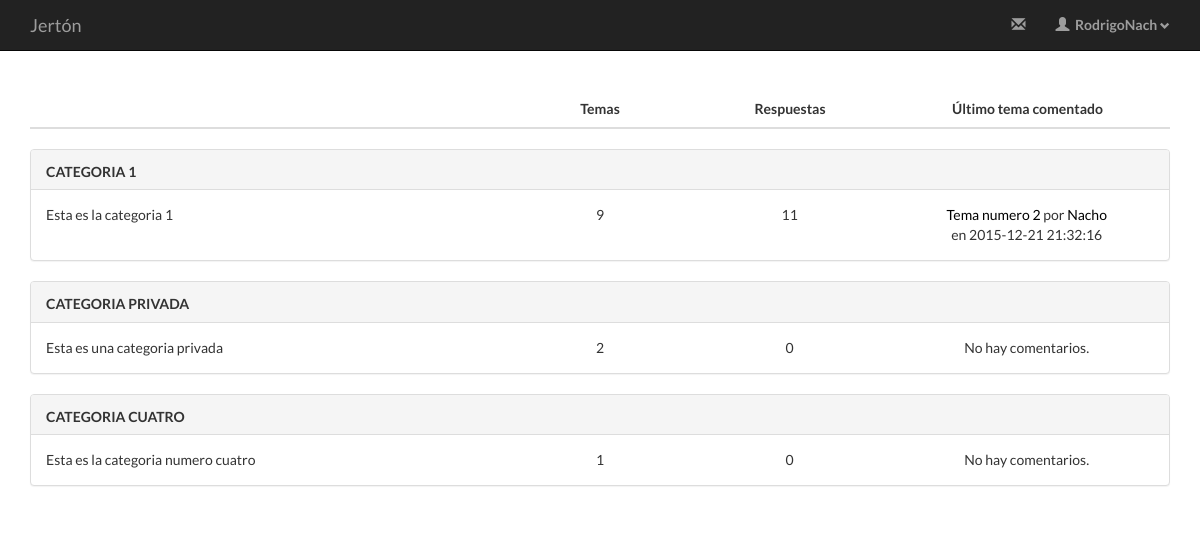
Screenshot of / (signed in) with the database file from the repository.
### tables this page shows
CREATE TABLE `CATEGORIAS` (
  `id` int(11) NOT NULL,
  `titulo` varchar(45) NOT NULL,
  `descripcion` text NOT NULL,
  `tipo` tinyint(1) NOT NULL
);

CREATE TABLE `TEMAS` (
  `id` int(11) NOT NULL,
  `titulo` varchar(45) NOT NULL,
  `contenido` text NOT NULL,
  `tipo` tinyint(1) NOT NULL,
  `fecha` timestamp NOT NULL DEFAULT CURRENT_TIMESTAMP,
  `usuario_id` int(11) NOT NULL,
  `categoria_id` int(11) NOT NULL
);

CREATE TABLE `USUARIOS` (
  `id` int(11) NOT NULL,
  `nickname` varchar(16) NOT NULL,
  `nombre` varchar(16) NOT NULL,
  `password` varchar(16) NOT NULL,
  `sexo` char(1) NOT NULL,
  `fecha_nacimiento` date NOT NULL,
  `fecha_registro` timestamp NOT NULL DEFAULT CURRENT_TIMESTAMP,
  `url_avatar` text,
  `tipo_id` int(11) NOT NULL
);

### panel-total.php (the view, shortened to what this page needs)
<?php include_once("conexion.php");
	$cargo = $_SESSION['cargo'];
?>
<div class="container">
	  		<table class="table table-hover">
		      	<thead>
			        <tr id="cabecera-categorias">
			          	<th class="col-xs-2 col-md-5"></th>
			          	<th class="col-md-2">Temas</th>
			          	<th class="col-md-2">Respuestas</th>
			          	<th class="col-xs-4 col-md-3">Último tema comentado</th>
			        </tr>
		      	</thead>
		    </table>
			<?php
	  			$todas_categorias = $mysqli->query("SELECT * FROM CATEGORIAS");
	  			while ($fila = $todas_categorias->fetch_assoc()) {
	  				$cant_temas = $mysqli->query("SELECT count(*) FROM TEMAS WHERE categoria_id=".$fila['id']."");
	  				$temas_cantidad = $cant_temas->fetch_array();
	  				$cant_comentarios = $mysqli->query("SELECT count(*) FROM COMENTARIOS,TEMAS,CATEGORIAS WHERE COMENTARIOS.tema_id=TEMAS.id AND TEMAS.categoria_id=CATEGORIAS.id AND CATEGORIAS.id=".$fila['id']."");
					$comentarios_cantidad = $cant_comentarios->fetch_array();
					$resultado = $mysqli->query("SELECT COMENTARIOS.usuario_id,COMENTARIOS.tema_id, COMENTARIOS.fecha_creacion FROM COMENTARIOS,TEMAS,CATEGORIAS WHERE COMENTARIOS.fecha_creacion=(SELECT max(fecha_creacion) from COMENTARIOS, TEMAS, CATEGORIAS WHERE COMENTARIOS.tema_id=TEMAS.id AND TEMAS.categoria_id=CATEGORIAS.id AND CATEGORIAS.id=".$fila['id']." ) AND COMENTARIOS.tema_id=TEMAS.id AND TEMAS.categoria_id=CATEGORIAS.id AND CATEGORIAS.id=".$fila['id']."");
					if($resultado->num_rows >0){
						$resultado_procesado = $resultado->fetch_array();
						$id_usuario = $resultado_procesado[0];
						$id_tema = $resultado_procesado[1];
						$fecha_ultima = $resultado_procesado[2];
						$tema_titulo = $mysqli->query("SELECT titulo FROM TEMAS WHERE id=".$id_tema."");
						if($tema_titulo->num_rows >0){
							$titulo = $tema_titulo->fetch_array();
						}
						$usuario_nickname = $mysqli->query("SELECT nickname FROM USUARIOS WHERE id=".$id_usuario."");
						if($usuario_nickname->num_rows >0){
							$nickname = $usuario_nickname->fetch_array();
						}
						$ultimo_comentario = '<div class="col-md-3"><a href="tema.php?id='.$id_tema.'">'.mb_strimwidth($titulo[0], 0, 16, "...").'</a> por <a href="perfil.php?id='.$id_usuario.'">'.$nickname[0].'</a> <br>en '.$fecha_ultima.'</div>';
					}else{
						$ultimo_comentario = '<div class="col-md-3">No hay comentarios.</div>';
					}
					if($cargo=='Administrador'){
						$boton = '<button class="btn btn-xs btn-danger btn-eliminar-cat pull-right" data-toggle="modal" data-target="#myModal" cat='.$fila["id"].'>Eliminar</button>';
					}else{
						$boton = '';
					}
					echo 	'<div class="panel panel-default panel-categoria">
								<div class="panel-heading">
							  		<h3 class="panel-title pull-left"><a href="categoria.php?id='.$fila["id"].'">'.$fila["titulo"].'</a></h3>
							        '.$boton.'
							        <div class="clearfix"></div>
							  	</div>
							 	<div class="panel-body">
							 		<div class="row">
							 			<div class="col-md-5">
							 				'.$fila["descripcion"].'
							 			</div>
							 			<div class="col-md-2">'.$temas_cantidad[0].'</div>
							 			<div class="col-md-2">'.$comentarios_cantidad[0].'</div>
							 			'.$ultimo_comentario.'
							 		</div>
							 	</div>
							 </div>';
				}
	  		?>
</div>

### css/style.css (style rules this page uses)
body { font-family: 'Lato', sans-serif; }
a { color: #000; }
#cabecera-categorias th { text-align: center; }
.panel-categoria .panel-body div:nth-child(2),.panel-categoria .panel-body div:nth-child(3) { text-align: center; }
.panel-categoria .panel-body div:nth-child(4) { text-align: center; }
.panel-categoria .panel-heading h3 { text-transform: uppercase; font-size: 14px; font-weight: 700; padding-top: 4px; }

### rows the page displays
categorias: titulo "CATEGORIA 1", descripcion "Esta es la categoria 1", temas_cantidad "9", comentarios_cantidad "11", temas.titulo "Tema numero 2", usuarios.nickname "Nacho", fecha_ultima "2015-12-21 21:32:16"
categorias: titulo "CATEGORIA PRIVADA", descripcion "Esta es una categoria privada", temas_cantidad "2", comentarios_cantidad "0", shows "No hay comentarios."
categorias: titulo "CATEGORIA CUATRO", descripcion "Esta es la categoria numero cuatro", temas_cantidad "1", comentarios_cantidad "0", shows "No hay comentarios."

### other values shown
$nickname "RodrigoNach"
